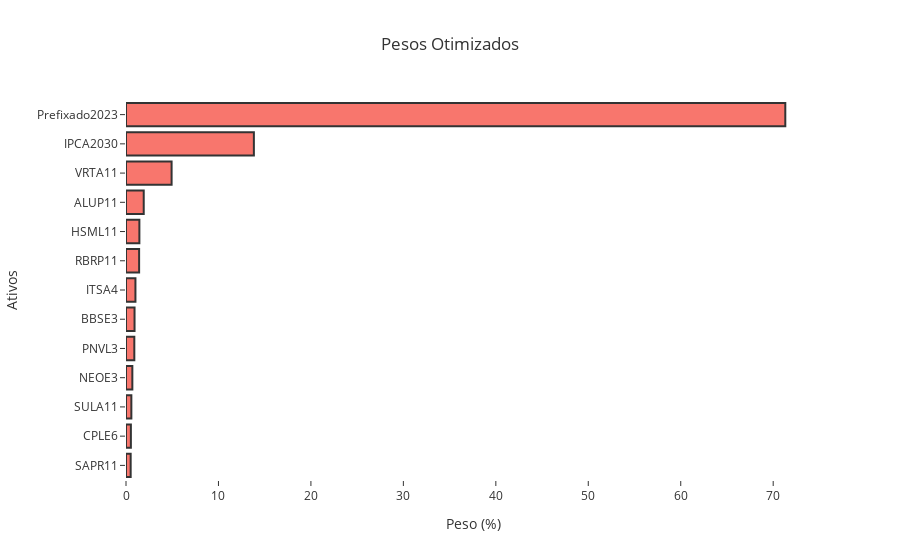

The notebook cell this image was saved under:
### Code cell
# plotly
pesos_acoes = pd.Series(
    {par[0]: par[1] for par in zip(carteira_fut.columns, pesos['HRP'])}
).sort_values(ascending=True)

titles = [
    'Pesos Otimizados',
    'Peso (%)',
    'Ativos'
]

data = [
    go.Bar(
        y=pesos_acoes.index,
        x=pesos_acoes.values * 100,
        marker={
            'line': {
                'color': '#333',
                'width': 2
            }
        },
        hoverinfo='x',
        orientation='h'
    )
]

cfg_layout = go.Layout(
    title=titles[0],
    xaxis=dict(
        title=titles[1],
        showgrid=False,
        showspikes=True,
        spikethickness=2,
        spikedash='dot',
        spikecolor='#999999',
        spikemode='across'
    ),
    yaxis=dict(
        title=titles[2],
        showgrid=False
    ),
    plot_bgcolor="#FFF",
    hoverdistance=100,
    spikedistance=1000
)

fig = go.Figure(data=data, layout=cfg_layout)

fig.update_layout(template='ggplot2')
fig.show()

del data, cfg_layout, fig

### Figure 1 — Plotly figure (JSON) as saved in the notebook; plotly's stock layout.template omitted (floating-point values rounded to 4 significant figures)
{"data": [{"hoverinfo": "x", "marker": {"line": {"color": "#333", "width": 2}}, "orientation": "h", "type": "bar", "x": [0.505, 0.528, 0.579, 0.686, 0.9, 0.924, 1.021, 1.419, 1.447, 1.918, 4.932, 13.83, 71.31], "y": ["SAPR11", "CPLE6", "SULA11", "NEOE3", "PNVL3", "BBSE3", "ITSA4", "RBRP11", "HSML11", "ALUP11", "VRTA11", "IPCA2030", "Prefixado2023"]}], "layout": {"hoverdistance": 100, "plot_bgcolor": "#FFF", "spikedistance": 1000, "title": {"text": "Pesos Otimizados"}, "xaxis": {"showgrid": false, "showspikes": true, "spikecolor": "#999999", "spikedash": "dot", "spikemode": "across", "spikethickness": 2, "title": {"text": "Peso (%)"}}, "yaxis": {"showgrid": false, "title": {"text": "Ativos"}}}}
